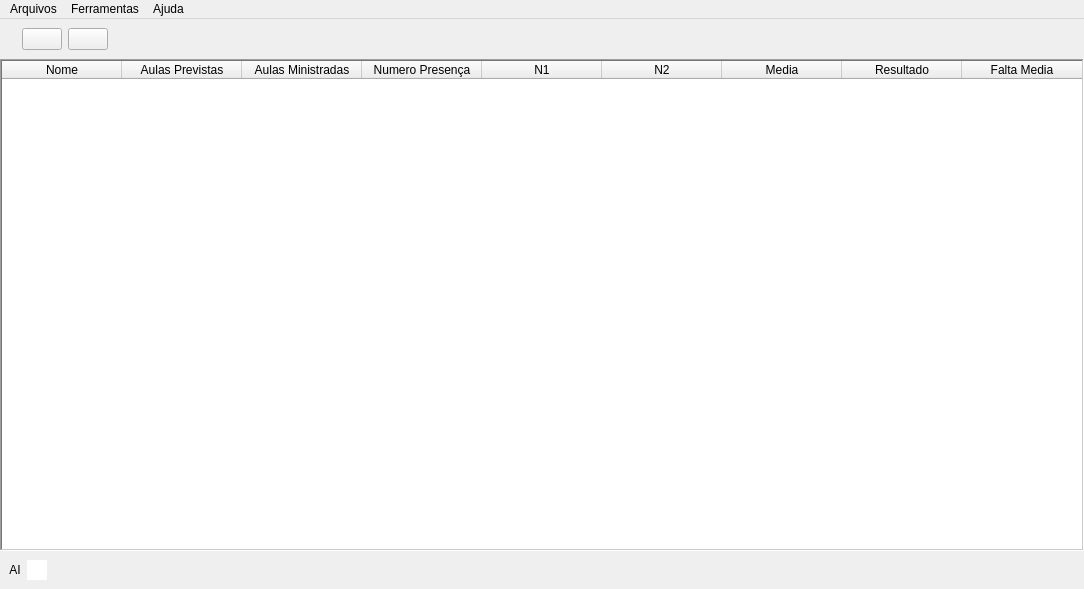
<?xml version="1.0" encoding="UTF-8"?>
<ui version="4.0">
 <class>MainWindow</class>
 <widget class="QMainWindow" name="MainWindow">
  <property name="geometry">
   <rect>
    <x>0</x>
    <y>0</y>
    <width>1084</width>
    <height>589</height>
   </rect>
  </property>
  <property name="sizePolicy">
   <sizepolicy hsizetype="Preferred" vsizetype="Preferred">
    <horstretch>0</horstretch>
    <verstretch>0</verstretch>
   </sizepolicy>
  </property>
  <property name="font">
   <font>
    <family>Arial</family>
   </font>
  </property>
  <property name="windowTitle">
   <string>EduMetrics</string>
  </property>
  <property name="tabShape">
   <enum>QTabWidget::TabShape::Rounded</enum>
  </property>
  <widget class="QWidget" name="centralwidget">
   <layout class="QVBoxLayout" name="verticalLayout">
    <property name="spacing">
     <number>0</number>
    </property>
    <property name="leftMargin">
     <number>0</number>
    </property>
    <property name="topMargin">
     <number>0</number>
    </property>
    <property name="rightMargin">
     <number>0</number>
    </property>
    <property name="bottomMargin">
     <number>0</number>
    </property>
    <item alignment="Qt::AlignmentFlag::AlignLeft">
     <widget class="QFrame" name="frame">
      <property name="frameShape">
       <enum>QFrame::Shape::NoFrame</enum>
      </property>
      <property name="frameShadow">
       <enum>QFrame::Shadow::Raised</enum>
      </property>
      <layout class="QHBoxLayout" name="horizontalLayout">
       <item>
        <widget class="QLabel" name="logo">
         <property name="maximumSize">
          <size>
           <width>100</width>
           <height>100</height>
          </size>
         </property>
         <property name="text">
          <string/>
         </property>
         <property name="pixmap">
          <pixmap resource="../resources/resources.qrc">:/img/images/EduMetrics_logo_sem_fundo.png</pixmap>
         </property>
         <property name="scaledContents">
          <bool>true</bool>
         </property>
        </widget>
       </item>
       <item>
        <widget class="QPushButton" name="btn_add">
         <property name="text">
          <string/>
         </property>
         <property name="iconSize">
          <size>
           <width>36</width>
           <height>36</height>
          </size>
         </property>
        </widget>
       </item>
       <item>
        <widget class="QPushButton" name="btn_remover">
         <property name="text">
          <string/>
         </property>
        </widget>
       </item>
      </layout>
     </widget>
    </item>
    <item>
     <widget class="QTableWidget" name="tableWidget">
      <property name="sizePolicy">
       <sizepolicy hsizetype="Expanding" vsizetype="Expanding">
        <horstretch>0</horstretch>
        <verstretch>0</verstretch>
       </sizepolicy>
      </property>
      <property name="font">
       <font>
        <family>Arial</family>
       </font>
      </property>
      <property name="styleSheet">
       <string notr="true"/>
      </property>
      <property name="frameShape">
       <enum>QFrame::Shape::WinPanel</enum>
      </property>
      <property name="lineWidth">
       <number>2</number>
      </property>
      <property name="horizontalScrollBarPolicy">
       <enum>Qt::ScrollBarPolicy::ScrollBarAlwaysOff</enum>
      </property>
      <property name="tabKeyNavigation">
       <bool>true</bool>
      </property>
      <property name="selectionMode">
       <enum>QAbstractItemView::SelectionMode::MultiSelection</enum>
      </property>
      <property name="gridStyle">
       <enum>Qt::PenStyle::SolidLine</enum>
      </property>
      <property name="cornerButtonEnabled">
       <bool>false</bool>
      </property>
      <property name="rowCount">
       <number>0</number>
      </property>
      <attribute name="horizontalHeaderCascadingSectionResizes">
       <bool>false</bool>
      </attribute>
      <attribute name="horizontalHeaderDefaultSectionSize">
       <number>120</number>
      </attribute>
      <attribute name="verticalHeaderVisible">
       <bool>true</bool>
      </attribute>
      <column>
       <property name="text">
        <string>Nome</string>
       </property>
      </column>
      <column>
       <property name="text">
        <string>Aulas Previstas</string>
       </property>
      </column>
      <column>
       <property name="text">
        <string>Aulas Ministradas</string>
       </property>
      </column>
      <column>
       <property name="text">
        <string>Numero Presença</string>
       </property>
      </column>
      <column>
       <property name="text">
        <string>N1</string>
       </property>
      </column>
      <column>
       <property name="text">
        <string>N2</string>
       </property>
      </column>
      <column>
       <property name="text">
        <string>Media</string>
       </property>
      </column>
      <column>
       <property name="text">
        <string>Resultado</string>
       </property>
      </column>
      <column>
       <property name="text">
        <string>Falta Media</string>
       </property>
      </column>
     </widget>
    </item>
    <item>
     <widget class="QFrame" name="frame_2">
      <property name="frameShape">
       <enum>QFrame::Shape::NoFrame</enum>
      </property>
      <property name="frameShadow">
       <enum>QFrame::Shadow::Raised</enum>
      </property>
      <layout class="QHBoxLayout" name="horizontalLayout_2">
       <item>
        <widget class="QLabel" name="label">
         <property name="font">
          <font>
           <family>Arial</family>
          </font>
         </property>
         <property name="text">
          <string>AI</string>
         </property>
         <property name="alignment">
          <set>Qt::AlignmentFlag::AlignCenter</set>
         </property>
        </widget>
       </item>
       <item>
        <widget class="QLineEdit" name="lineEdit">
         <property name="text">
          <string/>
         </property>
         <property name="maxLength">
          <number>3</number>
         </property>
         <property name="frame">
          <bool>false</bool>
         </property>
         <property name="alignment">
          <set>Qt::AlignmentFlag::AlignCenter</set>
         </property>
        </widget>
       </item>
       <item>
        <spacer name="horizontalSpacer">
         <property name="orientation">
          <enum>Qt::Orientation::Horizontal</enum>
         </property>
         <property name="sizeType">
          <enum>QSizePolicy::Policy::Maximum</enum>
         </property>
         <property name="sizeHint" stdset="0">
          <size>
           <width>1200</width>
           <height>20</height>
          </size>
         </property>
        </spacer>
       </item>
       <item>
        <widget class="QLabel" name="info_arquivo">
         <property name="font">
          <font>
           <family>Arial</family>
           <pointsize>10</pointsize>
          </font>
         </property>
         <property name="text">
          <string/>
         </property>
         <property name="alignment">
          <set>Qt::AlignmentFlag::AlignCenter</set>
         </property>
        </widget>
       </item>
       <item alignment="Qt::AlignmentFlag::AlignLeft">
        <widget class="QLabel" name="label_3">
         <property name="font">
          <font>
           <family>Arial</family>
           <pointsize>10</pointsize>
          </font>
         </property>
         <property name="text">
          <string/>
         </property>
         <property name="textFormat">
          <enum>Qt::TextFormat::RichText</enum>
         </property>
         <property name="alignment">
          <set>Qt::AlignmentFlag::AlignCenter</set>
         </property>
        </widget>
       </item>
       <item>
        <widget class="QLabel" name="label_version">
         <property name="text">
          <string/>
         </property>
         <property name="alignment">
          <set>Qt::AlignmentFlag::AlignCenter</set>
         </property>
        </widget>
       </item>
      </layout>
     </widget>
    </item>
   </layout>
  </widget>
  <widget class="QMenuBar" name="menuBar">
   <property name="geometry">
    <rect>
     <x>0</x>
     <y>0</y>
     <width>1084</width>
     <height>33</height>
    </rect>
   </property>
   <property name="font">
    <font>
     <family>Arial</family>
    </font>
   </property>
   <widget class="QMenu" name="menuArquivos">
    <property name="title">
     <string>Arquivos</string>
    </property>
    <addaction name="actionNovo"/>
    <addaction name="actionAbrir"/>
    <addaction name="actionSalvar"/>
    <addaction name="actionSalvar_como"/>
   </widget>
   <widget class="QMenu" name="menuFerramentas">
    <property name="title">
     <string>Ferramentas</string>
    </property>
    <addaction name="actionOpition"/>
    <addaction name="separator"/>
    <addaction name="actionSdeAvaliacao"/>
   </widget>
   <widget class="QMenu" name="menuAjuda">
    <property name="title">
     <string>Ajuda</string>
    </property>
    <addaction name="actionSobre"/>
   </widget>
   <addaction name="menuArquivos"/>
   <addaction name="menuFerramentas"/>
   <addaction name="menuAjuda"/>
  </widget>
  <action name="actionAbrir">
   <property name="text">
    <string>Abrir</string>
   </property>
  </action>
  <action name="actionNovo">
   <property name="text">
    <string>Novo</string>
   </property>
  </action>
  <action name="actionSalvar">
   <property name="text">
    <string>Salvar</string>
   </property>
  </action>
  <action name="actionSalvar_como">
   <property name="text">
    <string>Salvar como</string>
   </property>
  </action>
  <action name="actionExportar">
   <property name="text">
    <string>Exportar</string>
   </property>
  </action>
  <action name="actionOpition">
   <property name="text">
    <string>opções</string>
   </property>
  </action>
  <action name="actionSobre">
   <property name="text">
    <string>Sobre</string>
   </property>
  </action>
  <action name="actionSdeAvaliacao">
   <property name="text">
    <string>Sistema de Avaliação...</string>
   </property>
  </action>
 </widget>
 <resources>
  <include location="../resources/resources.qrc"/>
 </resources>
 <connections/>
</ui>
